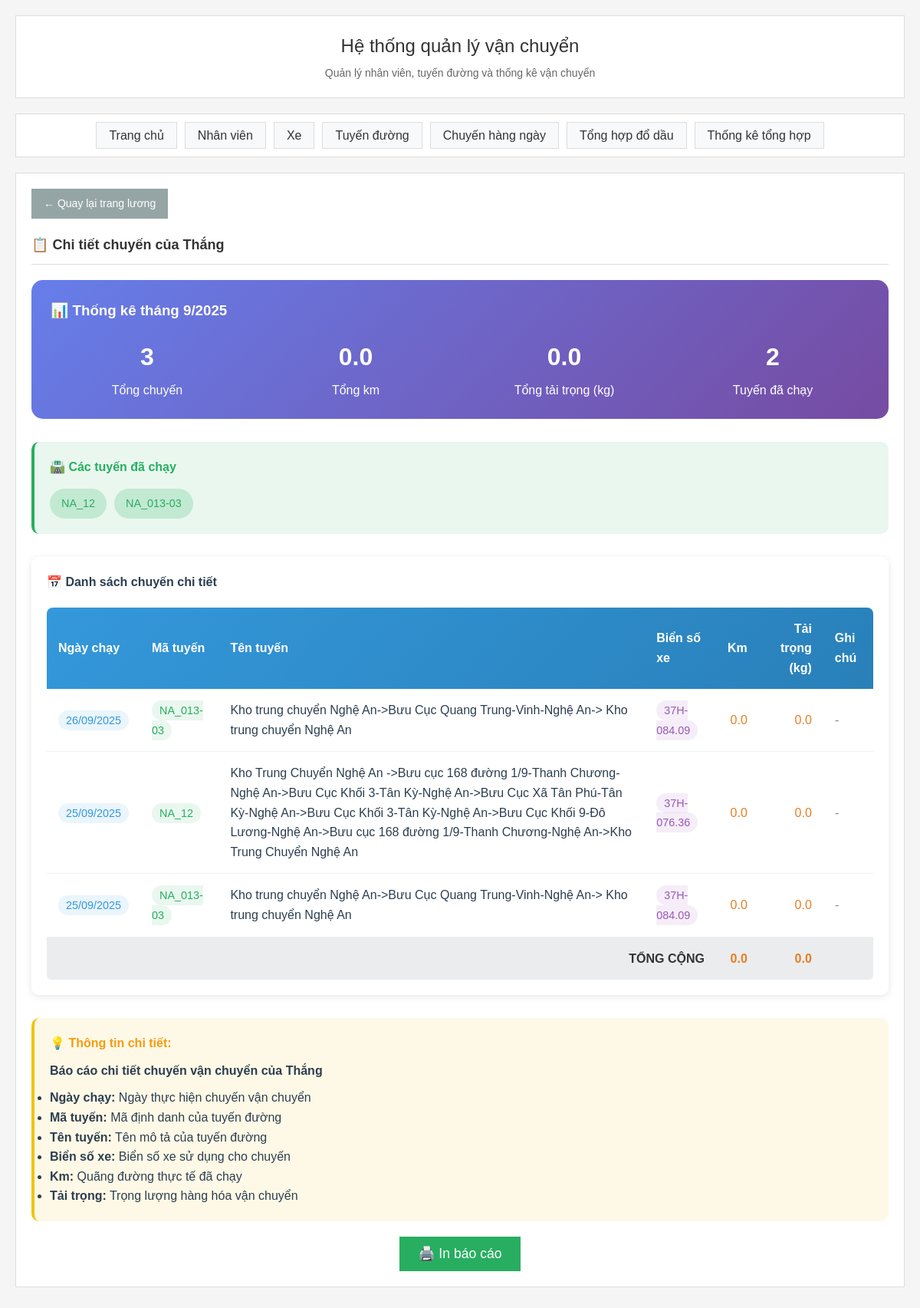
Screenshot of /salary/driver-details-page/Thắng with the database file from the repository.
### main.py (models this page shows)
class Route(Base):
    __tablename__ = "routes"
    id = Column(Integer, primary_key=True, index=True)
    route_code = Column(String, nullable=False)  # NA_002, NA_004, etc.
    route_name = Column(String, nullable=False)
    distance = Column(Float)  # KM/Chuyến
    unit_price = Column(Float)  # Đơn giá
    vehicle_id = Column(Integer, ForeignKey("vehicles.id"), nullable=True)
    is_active = Column(Integer, default=1)
    status = Column(Integer, default=1)  # 1: Active, 0: Inactive
    created_at = Column(DateTime, default=datetime.utcnow)
    vehicle = relationship("Vehicle", back_populates="routes")
    daily_routes = relationship("DailyRoute", back_populates="route")

class DailyRoute(Base):
    __tablename__ = "daily_routes"
    id = Column(Integer, primary_key=True, index=True)
    route_id = Column(Integer, ForeignKey("routes.id"))
    date = Column(Date, nullable=False)
    distance_km = Column(Float, default=0)  # Số km
    cargo_weight = Column(Float, default=0)  # Tải trọng
    driver_name = Column(String)  # Tên lái xe
    license_plate = Column(String)  # Biển số xe
    employee_name = Column(String)  # Tên nhân viên
    notes = Column(String)
    created_at = Column(DateTime, default=datetime.utcnow)
    route = relationship("Route", back_populates="daily_routes")

### main.py (the view)
@app.get("/salary/driver-details-page/{driver_name}", response_class=HTMLResponse)
async def driver_details_page(
    request: Request,
    driver_name: str,
    db: Session = Depends(get_db),
    from_date: Optional[str] = None,
    to_date: Optional[str] = None
):
    if from_date and to_date:
        try:
            from_date_obj = datetime.strptime(from_date, "%Y-%m-%d").date()
            to_date_obj = datetime.strptime(to_date, "%Y-%m-%d").date()
            daily_routes_query = db.query(DailyRoute).filter(
                DailyRoute.driver_name == driver_name,
                DailyRoute.date >= from_date_obj,
                DailyRoute.date <= to_date_obj
            )
            period_text = f"từ {from_date_obj.strftime('%d/%m/%Y')} đến {to_date_obj.strftime('%d/%m/%Y')}"
        except ValueError:
            return RedirectResponse(url="/salary", status_code=303)
    else:
        today = date.today()
        daily_routes_query = db.query(DailyRoute).filter(
            DailyRoute.driver_name == driver_name,
            DailyRoute.date >= date(today.year, today.month, 1),
            DailyRoute.date < date(today.year, today.month + 1, 1) if today.month < 12 else date(today.year + 1, 1, 1)
        )
        period_text = f"tháng {today.month}/{today.year}"
    daily_routes = daily_routes_query.join(Route).order_by(DailyRoute.date.desc()).all()
    total_trips = len(daily_routes)
    total_distance = sum(trip.distance_km for trip in daily_routes)
    total_cargo = sum(trip.cargo_weight for trip in daily_routes)
    routes_used = list(set(trip.route.route_code for trip in daily_routes))
    return templates.TemplateResponse("driver_details.html", {
        "request": request,
        "driver_name": driver_name,
        "period_text": period_text,
        "daily_routes": daily_routes,
        "total_trips": total_trips,
        "total_distance": total_distance,
        "total_cargo": total_cargo,
        "routes_used": routes_used,
        "from_date": from_date,
        "to_date": to_date
    })

### templates/driver_details.html (shortened to what this page needs)
{% extends "base.html" %}
{% block content %}
<div style="margin-bottom: 20px;">
    <a href="/salary" class="btn" style="background: #95a5a6; text-decoration: none; display: inline-flex; align-items: center; gap: 8px;">
        ← Quay lại trang lương
    </a>
</div>
<h2>📋 Chi tiết chuyến của {{ driver_name }}</h2>
<div style="background: linear-gradient(135deg, #667eea 0%, #764ba2 100%); padding: 25px; border-radius: 15px; color: white; margin-bottom: 30px;">
    <h3 style="margin-bottom: 20px;">📊 Thống kê {{ period_text }}</h3>
    <div style="display: grid; grid-template-columns: repeat(auto-fit, minmax(200px, 1fr)); gap: 20px;">
        <div style="text-align: center;">
            <h4 style="font-size: 2em; margin-bottom: 5px;">{{ total_trips }}</h4>
            <p>Tổng chuyến</p>
        </div>
        <div style="text-align: center;">
            <h4 style="font-size: 2em; margin-bottom: 5px;">{{ "{:,.1f}".format(total_distance) }}</h4>
            <p>Tổng km</p>
        </div>
        <div style="text-align: center;">
            <h4 style="font-size: 2em; margin-bottom: 5px;">{{ "{:,.1f}".format(total_cargo) }}</h4>
            <p>Tổng tải trọng (kg)</p>
        </div>
        <div style="text-align: center;">
            <h4 style="font-size: 2em; margin-bottom: 5px;">{{ routes_used|length }}</h4>
            <p>Tuyến đã chạy</p>
        </div>
    </div>
</div>
{% if routes_used %}
<div style="background: rgba(39, 174, 96, 0.1); padding: 20px; border-radius: 10px; margin-bottom: 30px; border-left: 4px solid #27ae60;">
    <h4 style="color: #27ae60; margin-bottom: 15px;">🛣️ Các tuyến đã chạy</h4>
    <div style="display: flex; gap: 10px; flex-wrap: wrap;">
        {% for route in routes_used %}
        <span style="background: rgba(39, 174, 96, 0.2); color: #27ae60; padding: 8px 15px; border-radius: 20px; font-size: 0.9em; font-weight: 500;">
            {{ route }}
        </span>
        {% endfor %}
    </div>
</div>
{% endif %}
{% if daily_routes %}
<div style="background: rgba(255, 255, 255, 0.9); padding: 20px; border-radius: 10px; box-shadow: 0 2px 10px rgba(0,0,0,0.1);">
    <h4 style="color: #2c3e50; margin-bottom: 20px;">📅 Danh sách chuyến chi tiết</h4>
    <div style="overflow-x: auto;">
        <table style="width: 100%; border-collapse: collapse; background: white; border-radius: 8px; overflow: hidden; box-shadow: 0 1px 3px rgba(0,0,0,0.1);">
            <thead>
                <tr style="background: linear-gradient(135deg, #3498db, #2980b9); color: white;">
                    <th style="padding: 15px; text-align: left; font-weight: 600;">Ngày chạy</th>
                    <th style="padding: 15px; text-align: left; font-weight: 600;">Mã tuyến</th>
                    <th style="padding: 15px; text-align: left; font-weight: 600;">Tên tuyến</th>
                    <th style="padding: 15px; text-align: left; font-weight: 600;">Biển số xe</th>
                    <th style="padding: 15px; text-align: right; font-weight: 600;">Km</th>
                    <th style="padding: 15px; text-align: right; font-weight: 600;">Tải trọng (kg)</th>
                    <th style="padding: 15px; text-align: left; font-weight: 600;">Ghi chú</th>
                </tr>
            </thead>
            <tbody>
                {% for trip in daily_routes %}
                <tr style="border-bottom: 1px solid #ecf0f1; transition: background-color 0.2s;">
                    <td style="padding: 15px; font-weight: 500; color: #2c3e50;">
                        <span style="background: rgba(52, 152, 219, 0.1); color: #3498db; padding: 5px 10px; border-radius: 15px; font-size: 0.9em;">
                            {{ trip.date.strftime('%d/%m/%Y') }}
                        </span>
                    </td>
                    <td style="padding: 15px;">
                        <span style="background: rgba(39, 174, 96, 0.1); color: #27ae60; padding: 5px 10px; border-radius: 15px; font-size: 0.9em; font-weight: 500;">
                            {{ trip.route.route_code }}
                        </span>
                    </td>
                    <td style="padding: 15px; color: #2c3e50;">{{ trip.route.route_name }}</td>
                    <td style="padding: 15px;">
                        <span style="background: rgba(155, 89, 182, 0.1); color: #9b59b6; padding: 5px 10px; border-radius: 15px; font-size: 0.9em; font-weight: 500;">
                            {{ trip.license_plate }}
                        </span>
                    </td>
                    <td style="padding: 15px; text-align: right; font-weight: 500; color: #e67e22;">
                        {{ "{:,.1f}".format(trip.distance_km) }}
                    </td>
                    <td style="padding: 15px; text-align: right; font-weight: 500; color: #e67e22;">
                        {{ "{:,.1f}".format(trip.cargo_weight) }}
                    </td>
                    <td style="padding: 15px; color: #7f8c8d; font-style: italic;">
                        {{ trip.notes or '-' }}
                    </td>
                </tr>
                {% endfor %}
            </tbody>
            <tfoot style="background: rgba(52, 73, 94, 0.1); font-weight: bold;">
                <tr>
                    <td colspan="4" style="padding: 15px; text-align: right;"><strong>TỔNG CỘNG</strong></td>
                    <td style="padding: 15px; text-align: right; color: #e67e22;">
                        <strong>{{ "{:,.1f}".format(total_distance) }}</strong>
                    </td>
                    <td style="padding: 15px; text-align: right; color: #e67e22;">
                        <strong>{{ "{:,.1f}".format(total_cargo) }}</strong>
                    </td>
                    <td style="padding: 15px;"></td>
                </tr>
            </tfoot>
        </table>
    </div>
</div>
{% endif %}
<div style="margin-top: 30px; padding: 20px; background: rgba(241, 196, 15, 0.1); border-radius: 10px; border-left: 4px solid #f1c40f;">
    <h4 style="color: #f39c12; margin-bottom: 10px;">💡 Thông tin chi tiết:</h4>
    <div style="color: #2c3e50; line-height: 1.6;">
        <p><strong>Báo cáo chi tiết chuyến vận chuyển của {{ driver_name }}</strong></p>
        <ul style="margin-top: 10px;">
            <li><strong>Ngày chạy:</strong> Ngày thực hiện chuyến vận chuyển</li>
            <li><strong>Mã tuyến:</strong> Mã định danh của tuyến đường</li>
            <li><strong>Tên tuyến:</strong> Tên mô tả của tuyến đường</li>
            <li><strong>Biển số xe:</strong> Biển số xe sử dụng cho chuyến</li>
            <li><strong>Km:</strong> Quãng đường thực tế đã chạy</li>
            <li><strong>Tải trọng:</strong> Trọng lượng hàng hóa vận chuyển</li>
        </ul>
    </div>
</div>
{% if daily_routes %}
<div style="margin-top: 20px; text-align: center;">
    <button onclick="window.print()" class="btn" style="background: #27ae60; padding: 12px 24px; font-size: 1.1em;">
        🖨️ In báo cáo
    </button>
</div>
{% endif %}
{% endblock %}

### static/style.css (style rules this page uses)
* { margin: 0; padding: 0; box-sizing: border-box; }
body { font-family: Arial, sans-serif; background-color: #f5f5f5; color: #333; line-height: 1.6; }
.content h2 { color: #333; margin-bottom: 20px; font-size: 18px; border-bottom: 1px solid #ddd; padding-bottom: 10px; }
.btn { background: #007bff; color: white; padding: 8px 16px; border: none; font-size: 14px; cursor: pointer; transition: background-color 0.2s; }

### rows the page displays
Route: route_code "NA_12"
Route: route_code "NA_013-03"
DailyRoute: date "26/09/2025", route.route_code "NA_013-03", route.route_name "Kho trung chuyển Nghệ An->Bưu Cục Quang Trung-Vinh-Nghệ An-> Kho trung chuyển Nghệ An", license_plate "37H-084.09", distance_km "0.0", cargo_weight "0.0", notes "-"
DailyRoute: date "25/09/2025", route.route_code "NA_12", route.route_name "Kho Trung Chuyển Nghệ An ->Bưu cục 168 đường 1/9-Thanh Chương-Nghệ An->Bưu Cục Khối 3-Tân Kỳ-Nghệ An->Bưu Cục Xã Tân Phú-Tân Kỳ-Nghệ An->Bưu Cục Khối 3-Tân Kỳ-Nghệ An->Bưu Cục Khối 9-Đô Lương-Nghệ An->Bưu cục 168 đường 1/9-Thanh Chương-Nghệ An->Kho Trung Chuyển Nghệ An", license_plate "37H-076.36", distance_km "0.0", cargo_weight "0.0", notes "-"
DailyRoute: date "25/09/2025", route.route_code "NA_013-03", route.route_name "Kho trung chuyển Nghệ An->Bưu Cục Quang Trung-Vinh-Nghệ An-> Kho trung chuyển Nghệ An", license_plate "37H-084.09", distance_km "0.0", cargo_weight "0.0", notes "-"

### other values shown
{{ driver_name }} "Thắng"
{{ period_text }} "tháng 9/2025"
{{ total_trips }} "3"
{{ "{:,.1f}".format(total_distance) }} "0.0"
{{ "{:,.1f}".format(total_cargo) }} "0.0"
{{ routes_used|length }} "2"
